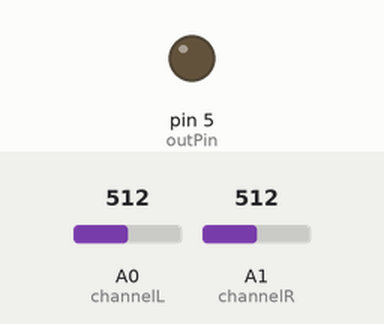
Recording of a program running on a simulated Arduino Nano, built with avr-gcc and run on an emulated ATmega328P. Parts: output pins drawn as LEDs (lit = HIGH). The inputs (shaded band) are chosen by the test bench; at power-on: A0 (channelL) = 512, A1 (channelR) = 512. What the program prints to the serial monitor is not drawn.

Above: at 7.5 s.
At 17.5 s:
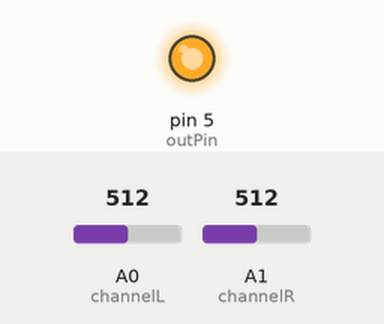
Timing chart, 0 to 39.0 s (numbered marks = the images above):
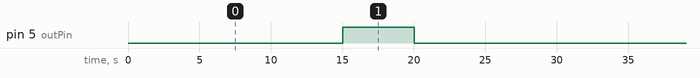

The program:

main.cpp
```cpp
#include <Arduino.h>
#define channelL A0
#define channelR A1
#define outPin 5
uint32_t curMillis, lastTick;
int processingTime = 15, count; //processingTime in seconds
int testValue = 80;
int sleepTime = 10; //in seconds
float soundValue(int precision = 10);

void setup()
{

  Serial.begin(9600);
  pinMode(channelR, INPUT);
  pinMode(channelL, INPUT);
  pinMode(outPin, OUTPUT);
}

void loop()
{
  Serial.println(soundValue());
  if (soundValue() >= 50)
  {
    curMillis = millis();
    Serial.println("CurMillis");
    Serial.println(curMillis);
    if (curMillis - lastTick >= (processingTime * 1000))
    {
      Serial.println("Count:");
      Serial.println(count);
      if (count >= 100)
      {
        digitalWrite(outPin, HIGH);
        delay(5000);
        digitalWrite(outPin, LOW);
        count = 0;
        Serial.println("Delay");
        delay(sleepTime * 1000);
        Serial.println("stop delay");

      }
      lastTick = millis();

    }
    else if (soundValue() > 70)
    {
      count++;
      // Serial.println(count);
    }
    else if (soundValue() < 50)
    {
      count = 0;
    }
  }
}

float soundValue(int precision)
{
  float valueL = 0;
  float valueR = 0;
  float result = 0;

  for (int i = 0; i < precision; i++)
  {
    valueL = analogRead(channelL);
    valueR = analogRead(channelR);
    result += valueL + valueR;
  }

  return result / precision;
}
```

Measured:
- by itself, pin 5 (outPin): alternates HIGH for 5.0 s and LOW for 25.0 s
